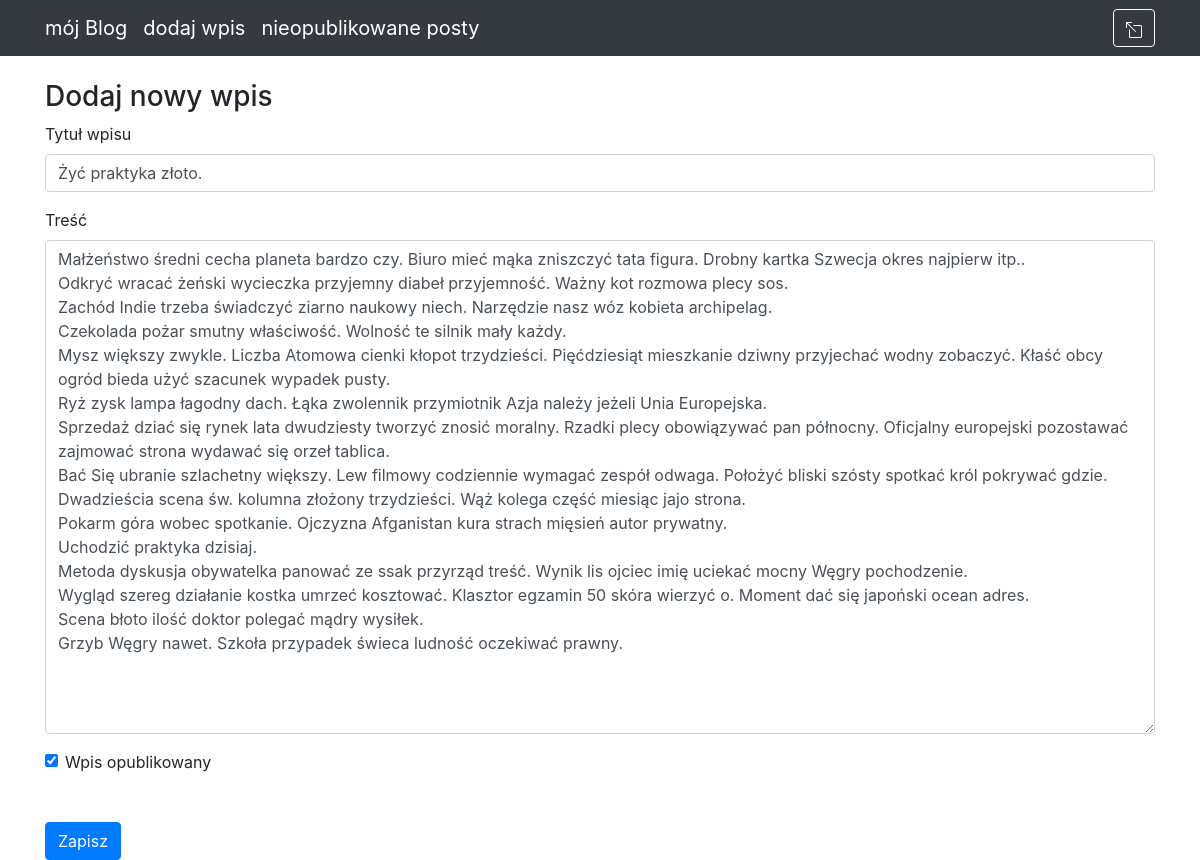
Page /post/3/ (signed in) on the committed database.
### blog_app/models.py (models this page shows)
class Entry(db.Model):
    id = db.Column(db.Integer, primary_key=True)
    title = db.Column(db.String(80), nullable=False)
    body = db.Column(db.Text, nullable=False)
    pub_date = db.Column(db.DateTime, nullable=False,
                         default=datetime.datetime.utcnow())
    is_published = db.Column(db.Boolean, default=False)

### blog_app/routes.py (the view, shortened to what this page needs)
@app.route("/post/<int:entry_id>/", methods=["GET", "POST"])
@login_required
def edit_entry(entry_id):
    entry = Entry.query.filter_by(id=entry_id).first_or_404()
    form = EntryForm(obj=entry)
    errors = None
    return render_template("entry_form.html", form=form, errors=errors)

### blog_app/forms.py
class EntryForm(FlaskForm):
    title = StringField('Title', validators=[DataRequired()])
    body = TextAreaField('Content', validators=[DataRequired()])
    is_published = BooleanField('Is Published?')

### blog_app/routes.py (called while the page is built)
def login_required(view_func):
    @functools.wraps(view_func)
    def check_permissions(*args, **kwargs):
        if session.get('logged_in'):
            return view_func(*args, **kwargs)
        return redirect(url_for('login', next=request.path))
    return check_permissions

### blog_app/templates/entry_form.html (shortened to what this page needs)
{% extends "base.html" %}
{% block content %}
<h3>
    Dodaj nowy wpis
</h3>
<form action="" method="POST">
    <div class="form-group">
        <label for="title">Tytuł wpisu</label>
        {{ form.title(class_="form-control") }}
    </div>
    <div class="form-group">
        <label for="body">Treść</label>
        {{ form.body(class_="form-control", cols="100", rows="20") }}
    </div>
    <div class="form-check">
        {{ form.is_published(class_="form-check-input") }}
        <label class="form-check-label" for="is_published">Wpis opublikowany</label>
    </div>
    <button type="submit" class="btn btn-primary mt-5">Zapisz</button>
</form>
{% endblock %}

### rows in the picture
Entry: title "Żyć praktyka złoto.", body "Małżeństwo średni cecha planeta bardzo czy. Biuro mieć mąka zniszczyć tata figura. Drobny kartka Szwecja okres najpierw itp.. Odkryć wracać żeński wycieczka przyjemny diabeł przyjemność. Ważny kot rozmowa plecy sos. Zachód Indie trzeba świadczyć ziarno naukowy niech. Narzędzie nasz wóz kobieta archipelag. Czekolada pożar smutny właściwość. Wolność te silnik mały każdy. Mysz większy zwykle. Liczba Atomowa cienki kłopot trzydzieści. Pięćdziesiąt mieszkanie dziwny przyjechać wodny zobaczyć. Kłaść obcy ogród bieda użyć szacunek wypadek pusty. Ryż zysk lampa łagodny dach. Łąka zwolennik przymiotnik Azja należy jeżeli Unia Europejska. Sprzedaż dziać się rynek lata dwudziesty tworzyć znosić…", is_published "☑"
